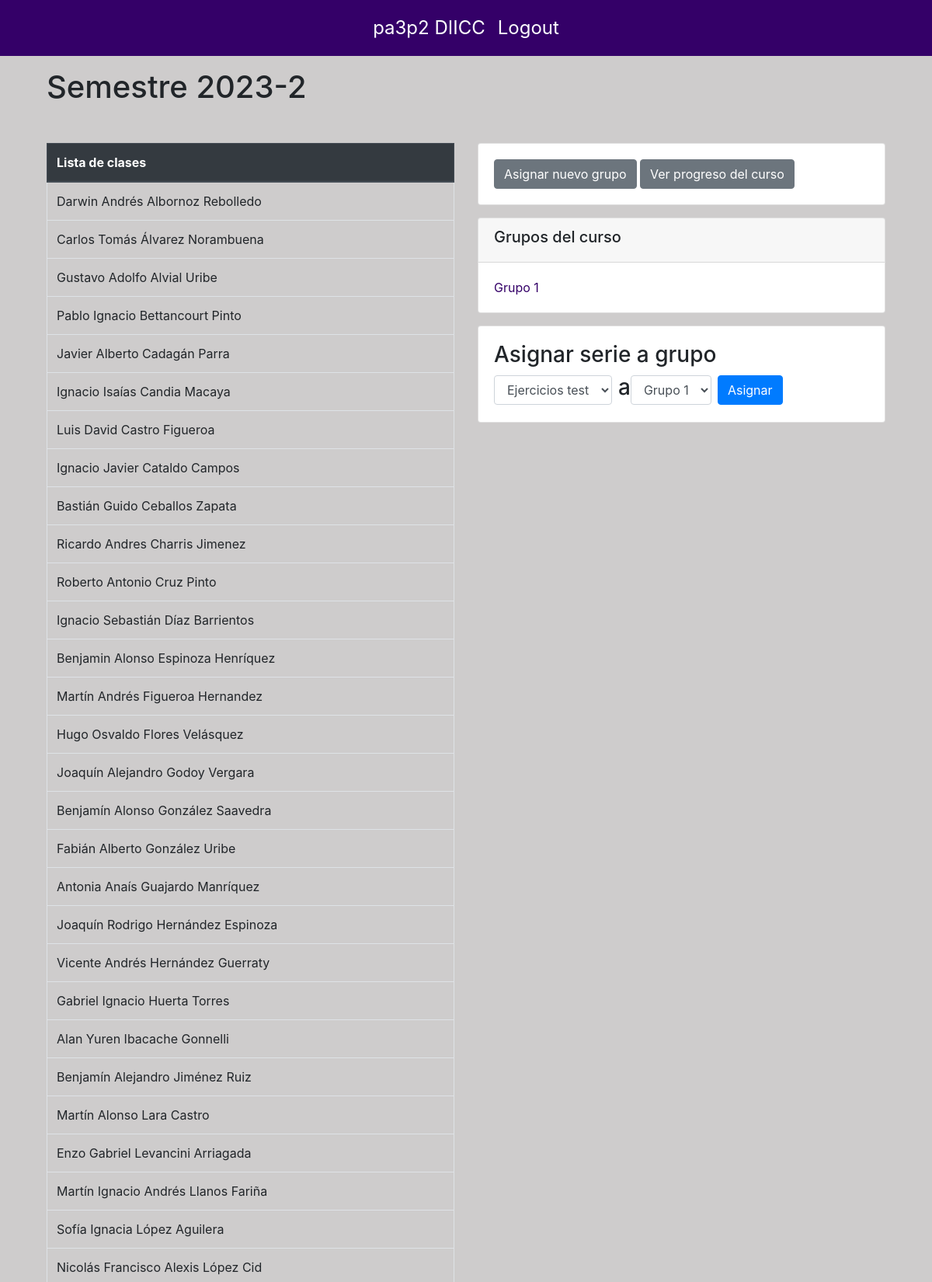
The app's page /dashDocente/1/detalleCurso/1 (signed in, upper part) with its own data.
### basedatos/modelos.py (models this page shows, shortened)
class Curso(db.Model):
    id = db.Column(db.Integer, primary_key=True)
    nombre = db.Column(db.String(100), nullable=False, unique=True)
    activa = db.Column(db.Boolean(), nullable=False, default=True)
    estudiantes = db.relationship('Estudiante', secondary=inscripciones, back_populates='cursos')
    grupos = db.relationship('Grupo', order_by=Grupo.id, back_populates='curso')

class Estudiante(db.Model):
    id = db.Column(db.Integer, primary_key=True)
    matricula = db.Column(db.String(50), nullable=False)
    nombres = db.Column(db.String(200), nullable=False)
    apellidos = db.Column(db.String(200), nullable=False)
    correo = db.Column(db.String(50), nullable=True, unique=True)
    password = db.Column(db.String(150), nullable=False)
    carrera = db.Column(db.String(100), nullable=False)
    cursos = db.relationship('Curso', secondary=inscripciones, back_populates='estudiantes')
    grupos = db.relationship('Grupo', secondary=estudiantes_grupos, back_populates='estudiantes')
    ejercicios_asignados = db.relationship('Ejercicio_asignado', back_populates='estudiante', viewonly=True)

class Grupo(db.Model):
    id = db.Column(db.Integer, primary_key=True)
    nombre = db.Column(db.String(50), nullable=False, unique=True)
    curso = db.relationship('Curso', back_populates='grupos')
    estudiantes = db.relationship('Estudiante', secondary=estudiantes_grupos, back_populates='grupos')
    id_curso = db.Column(db.Integer, db.ForeignKey('curso.id'))

### main.py (the view, shortened to what this page needs)
@app.route('/dashDocente/<int:supervisor_id>/detalleCurso/<int:curso_id>', methods=['GET','POST'])
@login_required
def detallesCurso(supervisor_id, curso_id):
    curso_actual=Curso.query.get(curso_id)
    grupos=Grupo.query.filter_by(id_curso=curso_id).all()
    series=Serie.query.all()
    estudiantes_curso = Estudiante.query.filter(Estudiante.cursos.any(id=curso_id)).all()
    return(render_template('detallesCurso.html', supervisor_id=supervisor_id, curso=curso_actual, grupos=grupos, estudiantes_curso=estudiantes_curso, series=series))

### basedatos/modelos.py (called while the page is built)
    @property
    def is_authenticated(self):
        return True

### main.py (called while the page is built)
@login_manager.user_loader
def load_user(user_id):
    if user_id.startswith("e"):
        user = db.session.get(Estudiante, int(user_id[1:]))
    elif user_id.startswith("s"):
        user = db.session.get(Supervisor, int(user_id[1:]))
    else:
        return None
    return user

### templates/detallesCurso.html (shortened to what this page needs)
{% extends 'layout.html' %}
{% block content %}
<div class="container mt-5">
  <h1>{{curso.nombre}}</h1>
</div>
<div class="container mt-5">
  <div class="row">
    <div class="col-md-6">
      <table class="table table-bordered">
        <thead class="thead-dark">
          <tr>
            <th>Lista de clases</th>
          </tr>
        </thead>
        <tbody>
          {% for estudiante in estudiantes_curso %}
          <tr>
            <td>{{ estudiante.nombres }} {{ estudiante.apellidos }}</td>
          </tr>
          {% endfor %}
        </tbody>
      </table>
    </div>
    <div class="col-md-6">
      <div class="card mb-3">
        <div class="card-body">
          <a href="{{ url_for('asignarGrupos', supervisor_id=supervisor_id, curso_id=curso.id) }}" class="btn btn-secondary">Asignar nuevo grupo</a>
          <a href="{{ url_for('progresoCurso', supervisor_id=supervisor_id, curso_id=curso.id)}}" class="btn btn-secondary">Ver progreso del curso</a>
        </div>
      </div>
      <div class="card mb-3">
        <div class="card-header">
          <h5>Grupos del curso</h5>
        </div>
        <div class="card-body">
          {% for grupo in grupos %}
          <p class="card-text"><a class="card-text" href="{{url_for('detallesGrupo', supervisor_id=supervisor_id, curso_id=curso.id, grupo_id=grupo.id)}}"> {{grupo.nombre}}</a></p>
          {% endfor %}
        </div>
      </div>
      <div class="card mb-3">
        <div class="card-body">
          <h3>Asignar serie a grupo</h3>
          <form method="post" action="{{ url_for('detallesCurso', supervisor_id=supervisor_id, curso_id=curso.id) }}" id="asignarSeries" class="form-inline">
            <div class="form-group">
              <select name="series" id="series" class="form-control mr-2">
                {% if series %}
                {% for serie in series %}
                <option value="{{ serie.id }}">{{ serie.nombre }}</option>
                {% endfor %}
                {% else %}
                <option value="" disabled selected>No hay series disponibles</option>
                {% endif %}
              </select>
            </div>
            <div class="form-group">
              <h3> a </h3>
              <select name="grupos" id="grupos" class="form-control mr-2">
                {% if grupos %}
                {% for grupo in grupos %}
                <option value="{{ grupo.id }}">{{ grupo.nombre }}</option>
                {% endfor %}
                {% else %}
                <option value="" disabled selected>No hay grupos disponibles</option>
                {% endif %}
              </select>
            </div>
            <button type="submit" class="btn btn-primary">Asignar</button>
          </form>
        </div>
      </div>
    </div>
  </div>
</div>
{% endblock %}

### static/css/layout.css (style rules this page uses)
:root { --silver: #ceccccff; --china-rose: #9d6381ff; --lavender-blush: #fdecefff; --night: #0f110cff; --persian-indigo: #340068ff; --secondary: #6c757d; --silver-opaco: rgba(206, 204, 204, 0.5); --persian-indigo-opaco: rgba(52, 0, 104, 0.5); }
body { min-height: 100vh; display: flex; flex-direction: column; background-color: #ceccccff; }
a { color: #340068; }

### records on screen
Curso: nombre "Semestre 2023-2"
Estudiante: nombres "Darwin Andrés", apellidos "Albornoz Rebolledo"
Estudiante: nombres "Carlos Tomás", apellidos "Álvarez Norambuena"
Estudiante: nombres "Gustavo Adolfo", apellidos "Alvial Uribe"
Estudiante: nombres "Pablo Ignacio", apellidos "Bettancourt Pinto"
Estudiante: nombres "Javier Alberto", apellidos "Cadagán Parra"
Estudiante: nombres "Ignacio Isaías", apellidos "Candia Macaya"
Estudiante: nombres "Luis David", apellidos "Castro Figueroa"
Estudiante: nombres "Ignacio Javier", apellidos "Cataldo Campos"
Estudiante: nombres "Bastián Guido", apellidos "Ceballos Zapata"
Estudiante: nombres "Ricardo Andres", apellidos "Charris Jimenez"
Estudiante: nombres "Roberto Antonio", apellidos "Cruz Pinto"
Estudiante: nombres "Ignacio Sebastián", apellidos "Díaz Barrientos"
Estudiante: nombres "Benjamin Alonso", apellidos "Espinoza Henríquez"
Estudiante: nombres "Martín Andrés", apellidos "Figueroa Hernandez"
Estudiante: nombres "Hugo Osvaldo", apellidos "Flores Velásquez"
Estudiante: nombres "Joaquín Alejandro", apellidos "Godoy Vergara"
Estudiante: nombres "Benjamín Alonso", apellidos "González Saavedra"
Estudiante: nombres "Fabián Alberto", apellidos "González Uribe"
Estudiante: nombres "Antonia Anaís", apellidos "Guajardo Manríquez"
Estudiante: nombres "Joaquín Rodrigo", apellidos "Hernández Espinoza"
Estudiante: nombres "Vicente Andrés", apellidos "Hernández Guerraty"
Estudiante: nombres "Gabriel Ignacio", apellidos "Huerta Torres"
Estudiante: nombres "Alan Yuren", apellidos "Ibacache Gonnelli"
Estudiante: nombres "Benjamín Alejandro", apellidos "Jiménez Ruiz"
Estudiante: nombres "Martín Alonso", apellidos "Lara Castro"
Estudiante: nombres "Enzo Gabriel", apellidos "Levancini Arriagada"
Estudiante: nombres "Martín Ignacio Andrés", apellidos "Llanos Fariña"
Estudiante: nombres "Sofía Ignacia", apellidos "López Aguilera"
Estudiante: nombres "Nicolás Francisco Alexis", apellidos "López Cid"
Grupo: nombre "Grupo 1"

### other values on screen
form field series "Ejercicios test"
form field grupos "Grupo 1"
